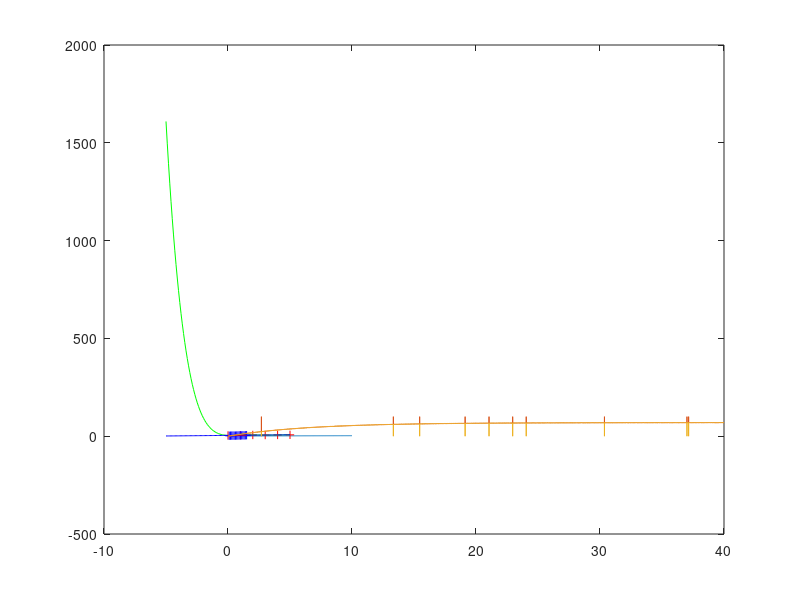
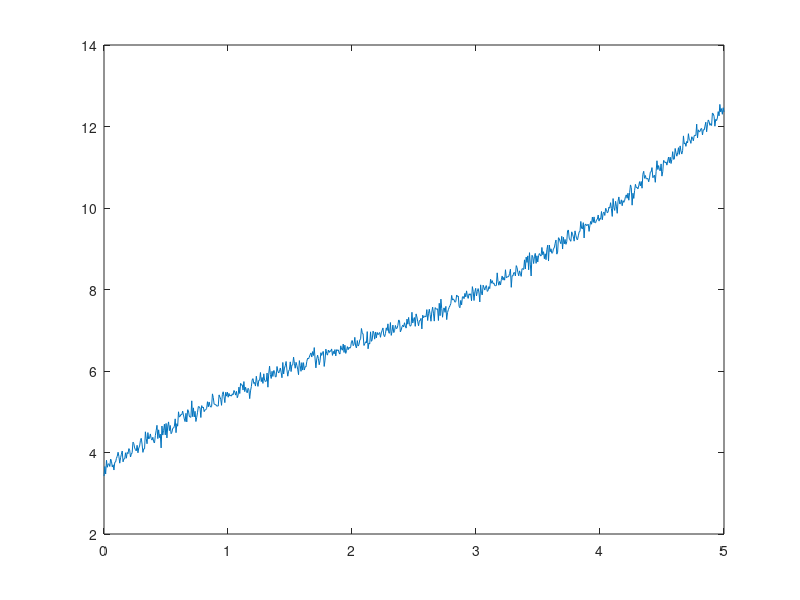

Source code (MATLAB) for these figures, in order: (Note: this script raises an error after producing the figures.)
%% D1

yprim = @(t, y) 5*t + 5*exp(1).^(-0.5*t) - 7*y.^2;
[t y] = ode45(yprim, [1 10], 2);

plot(t, y);

% Ger fel v�rde f�r att vi inte tar h�nsyn till steg-storleken.
% y(7) ger det sjunde y-v�rdet vilket inte beh�ver st�mma �verens
% med y(t = 7)
fprintf('y(7) = %f\n', y(7));
[~,i] = min(abs(t-7)); % ~ representerar ett returnv�rde som inte anv�nds
fprintf('y(t = 7) = %f\n', y(i));

%% D2

x = [ 0.000 1.000 2.000 3.000 4.000 5.000 ];
y = [ 3.749 4.689 6.273 5.897 6.381 7.003 ];

p1 = polyfit(x, y, 5);
p2 = polyfit(x, y, 1);
x_p = linspace(-5, 5);

hold on;
plot(x, y, 'r+');
plot(x_p, polyval(p1, x_p), 'g');
plot(x_p, polyval(p2, x_p), 'b');
% �ven om polynomet passar perfekt s� �r det inte en bra modell.
% Modellen �r "�veranpassad" och representerar inte den �kande
% trenden hos m�tdatan.

%% D3

x = [ 0.10 0.20 0.30 0.40 0.50 0.60 0.70 0.80 0.90 1.00 1.10 1.20 1.30 1.40 1.50 ];
y = [ 2.41 2.83 3.04 3.01 2.93 3.08 3.48 3.54 4.16 4.06 4.11 4.49 4.13 4.66 5.12 ];

% y = a*sqrt(x + b) = a*(x + b)^(1/2)
% y^2 = a^2*(x + b) = a^2*x + a^2*b

p = polyfit(x, y.^2, 1)

% p(1) = a^2
% p(2) = a^2 * b

a = sqrt(p(1))
b = p(2)/p(1)

y_fit = @(x) a*sqrt(x + b);
x_fit = linspace(0, 1.5);

hold on;
plot(x, y, 'b+');
plot(x_fit, y_fit(x_fit), 'r');

%% D4

v = csvread('race.txt');
t = linspace(0, 40, length(v));

plot(t, v);

%% D5

v1 = csvread('race.txt');
v2 = csvread('race.txt');
t = linspace(0, 40, length(v1));

% filtrera spikar till 0
v1(v1 > 90) = 0; % []

plot(t, v1);

% filtrera spikar till n�rmaste
% funkar om inga spikar ligger brevid varandra
v2(v2 > 90) = v2(find(v2 > 90) - 1); 

figure;
plot(t, v2);

fprintf('max-hastighet: %f\n', max(v2));

%% D6

v = csvread('race.txt');
v(v > 90) = v(find(v > 90) - 1); 
t = linspace(0, 40, length(v));

s = trapz(t, v); % integrera med trapetsmetoden

fprintf('Tillryggalagd str�cka: %f m\n', s);
fprintf('Medelhastighet (v = s/t): %f m/s\n', s/40);
fprintf('Medelhastighet (mean(v)): %f m/s\n', mean(v));

%% D7

v = csvread('const_accel.txt');
t = linspace(0, 5, length(v));

plot(t, v);

%% D8

v = csvread('const_accel.txt');
t = linspace(0, 5, length(v)).';

p = polyfit(t, v, 1);

fprintf('Den (n�stan) konstanta accelerationen �r: %f m/s^2\n', p(1));

%% D9

M = 1171.42; % Nm
r = 0.3515; % m
C = 0.24;
A = 2.4; % m^2
rho = 1.29; % kg/m^3

F_motor = @(v) 4*M / r;     % K�nns b�ttre �ven om F_motor inte beror av v
F_luft = @(v) -C*rho*A*v.^2 ./ 2;
F = @(v) F_motor(v) + F_luft(v);

%% D10

m = 2107.98; % kg
M = 1171.42; % Nm
r = 0.3515; % m
C = 0.24;
A = 2.4; % m^2
rho = 1.29; % kg/m^3

F_motor = @(v) 4*M / r;     % K�nns b�ttre �ven om F_motor inte beror av v
F_luft = @(v) -C*rho*A*v.^2 ./ 2;
F = @(v) F_motor(v) + F_luft(v);

a = @(t, v) F(v) ./ m;

[t v] = ode45(a, [0 3], 0);
[~,i] = min(abs(t-3)); % ~ representerar ett returnv�rde som inte anv�nds
fprintf('Maximalt v efter 3-sek: %f m/s\n', y(i));
plot(t, v);

%% D11

